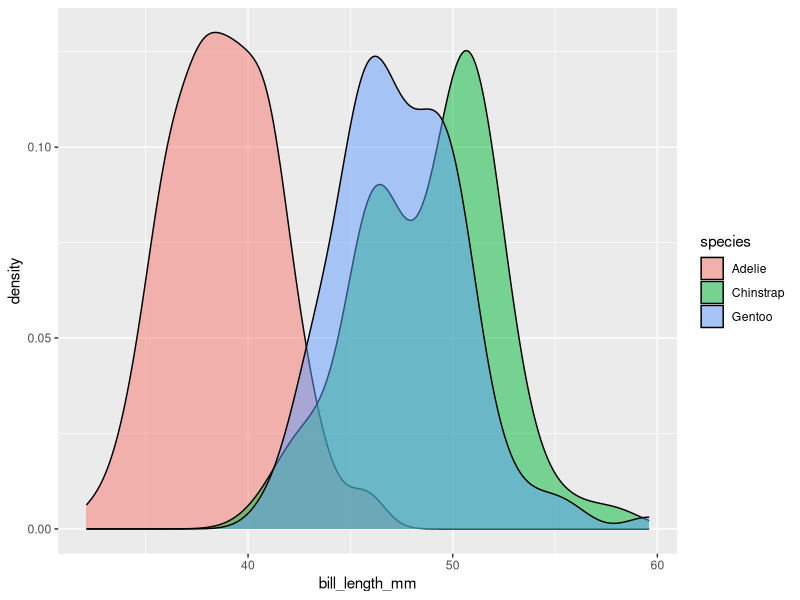
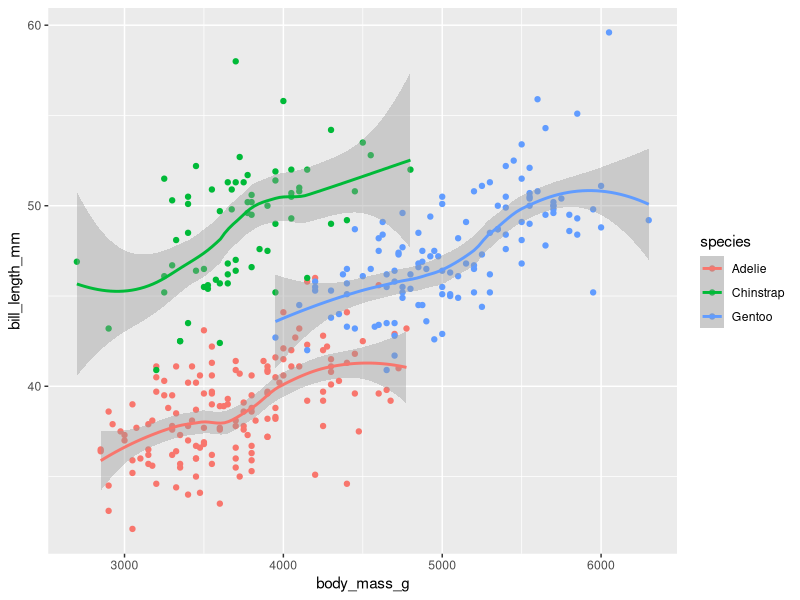
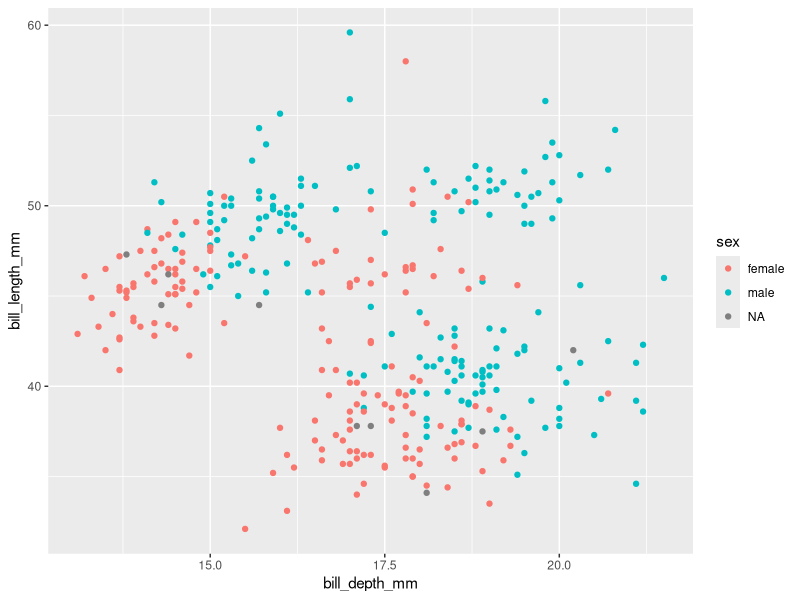

Write the R code that produced these figures, in order.
## ---- chunk 1
knitr::opts_chunk$set(echo = TRUE)
library(tidyverse)
library(palmerpenguins)
## ---- chunk 2
knitr::include_graphics("https://www.antarctica.gov.au/site/assets/files/45561/rs35470_dsc_4869.1600x0.jpg")
## ---- chunk 3
penguins %>%
  ggplot() +
  geom_density(mapping = aes(x = bill_length_mm, fill=species), alpha=0.5)
## ---- chunk 4
ggplot(data = penguins, aes(x = body_mass_g, y = bill_length_mm, color = species)) +
  geom_point() +
  geom_smooth()
## ---- chunk 5
ggplot(data = penguins, aes(x = bill_depth_mm, y = bill_length_mm, color = sex)) +
  geom_point()
